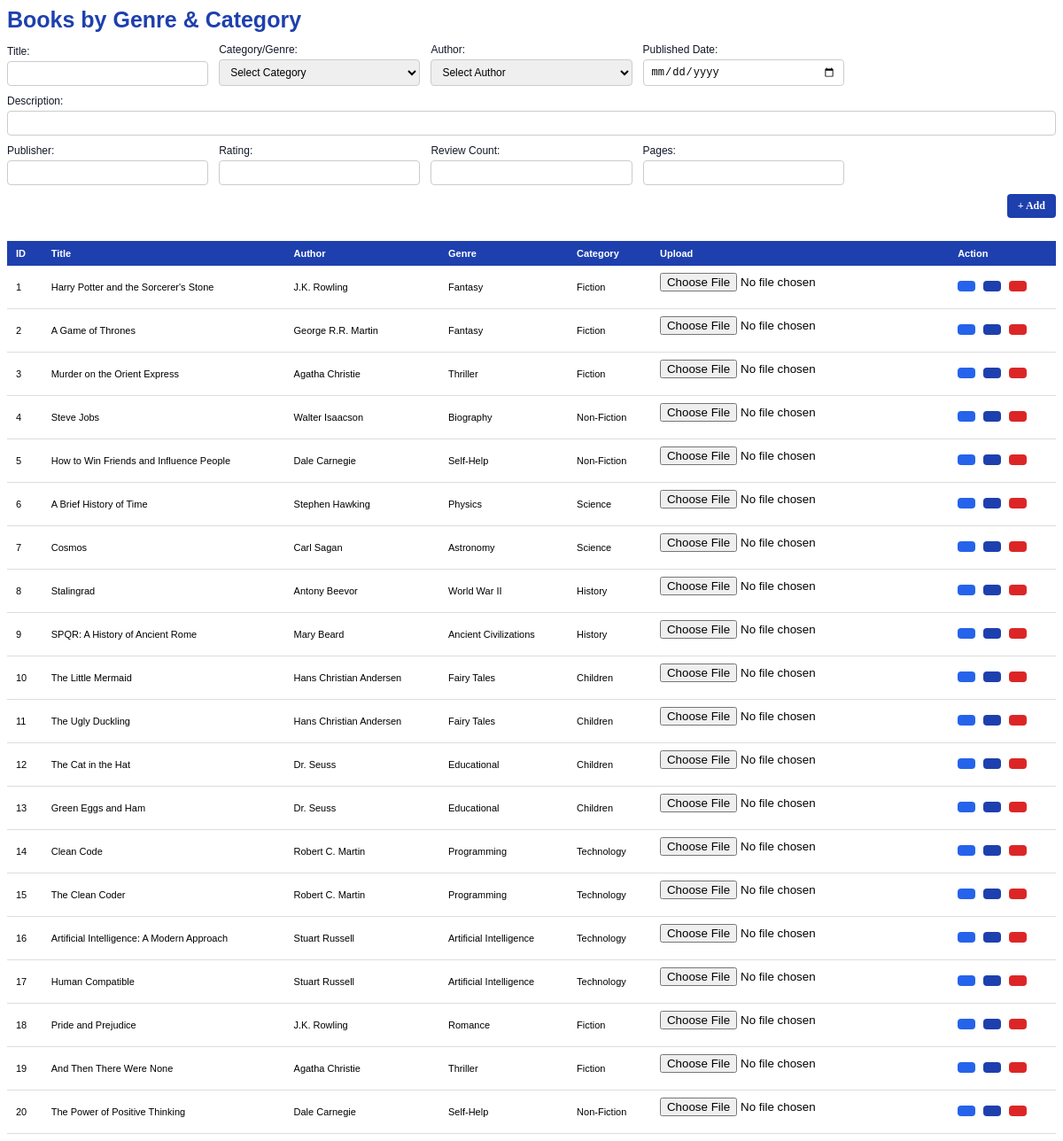
/admin/pages/book.php (signed in), run on the app's committed database.
### tables this page shows
CREATE TABLE `tblgenres` (
  `genreid` int(11) NOT NULL AUTO_INCREMENT,
  `category_id` int(11) DEFAULT 0,
  `name` varchar(100) NOT NULL,
  PRIMARY KEY (`genreid`)
);

CREATE TABLE `tblbooks` (
  `id` int(11) NOT NULL AUTO_INCREMENT,
  `genreid` int(11) DEFAULT 0,
  `title` varchar(255) NOT NULL,
  `authorid` int(11) DEFAULT 0,
  `description` text DEFAULT NULL,
  `published_date` date DEFAULT NULL,
  `pages` int(11) DEFAULT NULL,
  `isbn` varchar(20) DEFAULT NULL,
  `publisher` varchar(128) DEFAULT '',
  `language` varchar(50) DEFAULT 'English',
  `picture_url` varchar(500) DEFAULT NULL,
  `rating` decimal(2,1) DEFAULT 0.0,
  `review_count` int(11) DEFAULT 0,
  `created_at` timestamp NOT NULL DEFAULT current_timestamp(),
  `updated_at` timestamp NOT NULL DEFAULT current_timestamp() ON UPDATE current_timestamp(),
  PRIMARY KEY (`id`),
  UNIQUE KEY `isbn` (`isbn`)
);

CREATE TABLE `tblauthors` (
  `authorid` int(11) NOT NULL AUTO_INCREMENT,
  `author_name` varchar(255) NOT NULL,
  `details` text DEFAULT NULL,
  `picture_url` text DEFAULT NULL,
  PRIMARY KEY (`authorid`)
);

CREATE TABLE `tblcategories` (
  `catid` int(11) NOT NULL AUTO_INCREMENT,
  `name` varchar(100) NOT NULL,
  PRIMARY KEY (`catid`),
  UNIQUE KEY `name` (`name`)
);

### admin/pages/book.php (the view, shortened to what this page needs)
<?php
$result = mysqli_query(
    $db_connection,
    "SELECT
      a.genreid,
      a.category_id,
      a.name AS genre_name,
      b.name AS catname,
      c.id AS book_id,
      c.title,
      d.author_name,
      c.description,
      c.published_date,
      c.pages,
      c.isbn,
      c.publisher,
      c.language,
      c.picture_url,
      c.rating,
      c.review_count,
      c.created_at
    FROM tblgenres a
    JOIN tblcategories b ON a.category_id = b.catid
    JOIN tblbooks c      ON c.genreid = a.genreid
    JOIN tblauthors d    ON d.authorid = c.authorid
    ORDER BY c.created_at DESC"
);
?>
<?php
if (isset($_GET['bookid_get'])) {
    $genreid_ = GetValue('select genreid from tblbooks where id=' . $_GET['bookid_get']);
    $title_ = GetValue('select title from tblbooks where id=' . $_GET['bookid_get']);
    $authorid_ = GetValue('select authorid from tblbooks where id=' . $_GET['bookid_get']);
    $descrpition_ = GetValue('select description from tblbooks where id=' . $_GET['bookid_get']);
    $published_date_ = GetValue('select published_date from tblbooks where id=' . $_GET['bookid_get']);
    $publisher_ = GetValue('select publisher from tblbooks where id=' . $_GET['bookid_get']);
    $rating_ = GetValue('select rating from tblbooks where id=' . $_GET['bookid_get']);
    $review_count_ = GetValue('select review_count from tblbooks where id=' . $_GET['bookid_get']);
    $pages_ = GetValue('select pages from tblbooks where id=' . $_GET['bookid_get']);
} else {
    $title_ = '';
}
?>
<div class="form-header">
    <h1 class="form-title">Books by Genre &amp; Category</h1>
</div>
<form onsubmit="return false;" class="form-grid">
    <div class="form-field">
        <label for="title">Title:</label>
        <input type="text" id="title" value="<?php echo $title_; ?>" required>
    </div>
    <div class="form-field">
        <label for="genreid">Category/Genre:</label>
        <select id="genreid">
            <option value="0" style="color:gray">Select Category</option>
        </select>
    </div>
    <div class="form-field">
        <label for="authorid">Author:</label>
        <select id="authorid">
            <option value="0" style="color:gray">Select Author</option>
        </select>
    </div>
    <div class="form-field">
        <label for="published_date">Published Date:</label>
        <input type="date" id="published_date" value="<?php echo $published_date_; ?>">
    </div>
    <div class="form-field" style="grid-column:1/-1">
        <label for="description">Description:</label>
        <input type="text" id="description" value="<?php echo $descrpition_; ?>">
    </div>
    <div class="form-field">
        <label for="publisher">Publisher:</label>
        <input type="text" id="publisher" value="<?php echo $publisher_; ?>">
    </div>
    <div class="form-field">
        <label for="rating">Rating:</label>
        <input type="number" id="rating" step="0.1" min="0" max="9.9" value="<?php echo $rating_; ?>">
    </div>
    <div class="form-field">
        <label for="review_count">Review Count:</label>
        <input type="number" id="review_count" min="0" value="<?php echo $review_count_; ?>">
    </div>
    <div class="form-field">
        <label for="pages">Pages:</label>
        <input type="number" id="pages" min="1" value="<?php echo $pages_; ?>">
    </div>
    <div class="form-actions">
        <?php if (isset($_GET['bookid_get'])): ?>
            <a style="background:#1e40ae; color:#fff; padding:6px 12px; border-radius:4px; border:none; cursor:pointer; font-size:12px; font-weight:bold;" class="btn" onclick="update_book(<?php echo (int)$_GET['bookid_get']; ?>);">+ Update</a>
        <?php else: ?>
            <a style="background:#1e40ae; color:#fff; padding:6px 12px; border-radius:4px; border:none; cursor:pointer; font-size:12px; font-weight:bold;" class="btn" onclick="add_book();">+ Add</a>
        <?php endif; ?>
    </div>
</form>
<div style="width:100%; overflow-x:auto;">
    <table style="font-size:11px; min-width:700px; width:100%; border-collapse:collapse; margin-top:10px; background:#fff; box-shadow:0 2px 8px rgba(0,0,0,.05); font-family:Arial, sans-serif;">
        <thead style="background:#1e40ae; color:#fff;">
            <tr>
                <th style="padding:8px 10px; text-align:left;">ID</th>
                <th style="padding:8px 10px; text-align:left;">Title</th>
                <th style="padding:8px 10px; text-align:left;">Author</th>
                <th style="padding:8px 10px; text-align:left;">Genre</th>
                <th style="padding:8px 10px; text-align:left;">Category</th>
                <th style="padding:8px 10px; text-align:left;">Upload</th>
                <th style="padding:8px 10px; text-align:left;">Action</th>
            </tr>
        </thead>
        <tbody>
            <?php if ($result && mysqli_num_rows($result) > 0): ?>
                <?php while ($row = mysqli_fetch_assoc($result)): ?>
                    <tr style="border-bottom:1px solid #ddd;">
                        <td style="padding:8px 10px;"><?php echo $row['book_id']; ?></td>
                        <td style="padding:8px 10px;"><?php echo $row['title']; ?></td>
                        <td style="padding:8px 10px;"><?php echo $row['author_name']; ?></td>
                        <td style="padding:8px 10px;"><?php echo $row['genre_name']; ?></td>
                        <td style="padding:8px 10px;"><?php echo $row['catname']; ?></td>
                        <td style="padding:8px 10px;">
                            <form method="POST" enctype="multipart/form-data">
                                <input type="file"
                                    name="picture_url"
                                    id="picture_url_<?php echo $row['book_id']; ?>"
                                    onchange="uploadBookImage(this)" />
                            </form>
                        </td>
                        <td style="padding:8px 10px;">
                            <a href="javascript:void(0)"
                                onclick="openCustom('pages/book_view.php?bbbb=<?php echo $row['book_id']; ?>',700,400);"
                                style="background:#2563eb; color:#fff; padding:6px 10px; border-radius:4px; text-decoration:none; font-size:14px; margin-right:6px; display:inline-block;">
                            </a>
                            <a href="javascript:void(0)"
                                onclick="ajax_fn('pages/book.php?bookid_get=<?php echo $row['book_id']; ?>', 'ultimate_content')"
                                style="background:#1e40ae; color:#fff; padding:6px 10px; border-radius:4px; text-decoration:none; font-size:14px; margin-right:6px; display:inline-block;">
                            </a>
                            <a href="javascript:void(0)"
                                onclick="delete_book(<?php echo $row['book_id']; ?>)"
                                style="background:#dc2626; color:#fff; padding:6px 10px; border-radius:4px; text-decoration:none; font-size:14px; display:inline-block;">
                            </a>
                        </td>
                    </tr>
                <?php endwhile; ?>
            <?php else: ?>
                <tr>
                    <td colspan="6" style="text-align:center; padding:12px; color:#555;">No records found.</td>
                </tr>
            <?php endif; ?>
        </tbody>
    </table>
</div>

### admin/pages/book.php (style rules this page uses)
.form-header { display: flex; justify-content: space-between; align-items: center; margin-bottom: 12px; gap: 12px; flex-wrap: wrap }
.form-title { color: #1e40ae; font-family: Arial, sans-serif; font-size: 25px; margin: 0 }
.form-grid { display: grid; grid-template-columns: repeat(auto-fit, minmax(220px, 1fr)); gap: 10px 12px; align-items: end }
.form-field { display: flex; flex-direction: column; gap: 4px; min-width: 200px }
.form-field label { font-size: 12px; font-family: Arial; color: #111827 }
.form-field input, .form-field select { padding: 6px 8px; font-size: 12px; border: 1px solid #ccc; border-radius: 4px }
.form-actions { grid-column: 1/-1; display: flex; gap: 8px; justify-content: flex-end }

### data on the page
tblgenres: tblbooks.id "1", tblbooks.title "Harry Potter and the Sorcerer's Stone", tblauthors.author_name "J.K. Rowling", name "Fantasy", category.name "Fiction", tblbooks.id "2", tblbooks.title "A Game of Thrones", tblauthors.author_name "George R.R. Martin"
tblgenres: tblbooks.id "3", tblbooks.title "Murder on the Orient Express", tblauthors.author_name "Agatha Christie", name "Thriller", category.name "Fiction", tblbooks.id "19", tblbooks.title "And Then There Were None"
tblgenres: tblbooks.id "4", tblbooks.title "Steve Jobs", tblauthors.author_name "Walter Isaacson", name "Biography", category.name "Non-Fiction"
tblgenres: tblbooks.id "5", tblbooks.title "How to Win Friends and Influence People", tblauthors.author_name "Dale Carnegie", name "Self-Help", category.name "Non-Fiction", tblbooks.id "20", tblbooks.title "The Power of Positive Thinking"
tblgenres: tblbooks.id "6", tblbooks.title "A Brief History of Time", tblauthors.author_name "Stephen Hawking", name "Physics", category.name "Science"
tblgenres: tblbooks.id "7", tblbooks.title "Cosmos", tblauthors.author_name "Carl Sagan", name "Astronomy", category.name "Science"
tblgenres: tblbooks.id "8", tblbooks.title "Stalingrad", tblauthors.author_name "Antony Beevor", name "World War II", category.name "History"
tblgenres: tblbooks.id "9", tblbooks.title "SPQR: A History of Ancient Rome", tblauthors.author_name "Mary Beard", name "Ancient Civilizations", category.name "History"
tblgenres: tblbooks.id "10", tblbooks.title "The Little Mermaid", tblauthors.author_name "Hans Christian Andersen", name "Fairy Tales", category.name "Children", tblbooks.id "11", tblbooks.title "The Ugly Duckling"
tblgenres: tblbooks.id "12", tblbooks.title "The Cat in the Hat", tblauthors.author_name "Dr. Seuss", name "Educational", category.name "Children", tblbooks.id "13", tblbooks.title "Green Eggs and Ham"
tblgenres: tblbooks.id "14", tblbooks.title "Clean Code", tblauthors.author_name "Robert C. Martin", name "Programming", category.name "Technology", tblbooks.id "15", tblbooks.title "The Clean Coder"
tblgenres: tblbooks.id "16", tblbooks.title "Artificial Intelligence: A Modern Approach", tblauthors.author_name "Stuart Russell", name "Artificial Intelligence", category.name "Technology", tblbooks.id "17", tblbooks.title "Human Compatible"
tblgenres: tblbooks.id "18", tblbooks.title "Pride and Prejudice", tblauthors.author_name "J.K. Rowling", name "Romance", category.name "Fiction"
